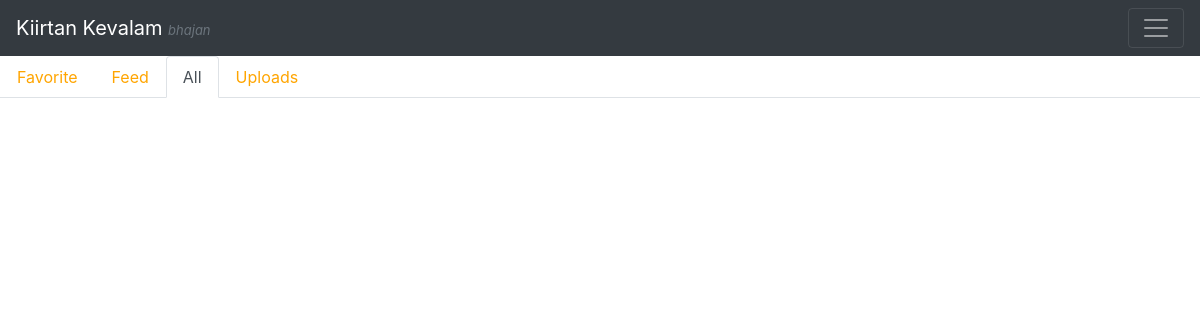
Page /bhajanall/ on the earlier database version.
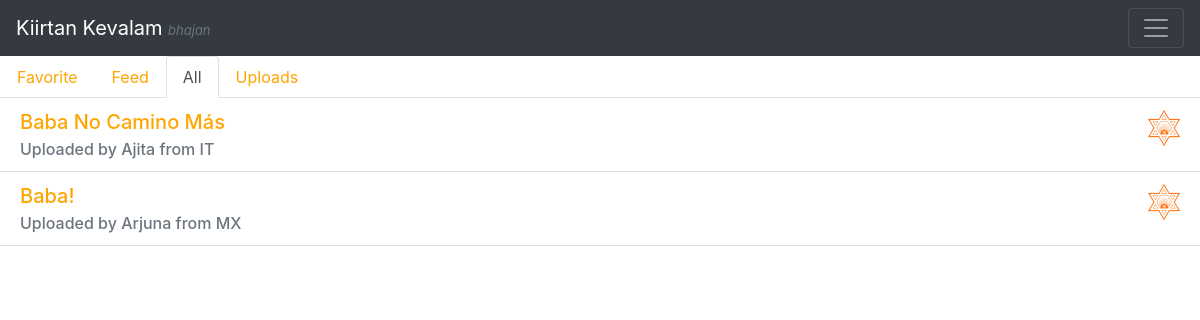
Same page on the later database version.
### Song/models.py (models this page shows, shortened)
class Song(models.Model):
    title          = models.CharField(max_length=120)
    SONG_TYPES     = (
        ('KI', 'Kiirtan'),
        ('PS', 'Prabhat Samgiita'),
        ('BH', 'Bhajan'),
    )
    type              = models.CharField(max_length=30, choices=SONG_TYPES)
    capo              = models.PositiveIntegerField(blank=True, null=True, validators=[MaxValueValidator(12)])
    description       = models.TextField(blank=True)
    uploader          = models.ForeignKey('Profile', null=True, on_delete=models.SET_NULL)
    written_by        = models.CharField(max_length=50, blank=True)
    song_text         = models.TextField(blank=True)
    audio_file         = models.FileField()
    upload_date       = models.DateField(auto_now=False, auto_now_add=True)
    edit_date         = models.DateField(auto_now=True, auto_now_add=False)
    chords            = models.ManyToManyField('Chord', related_name='chords', through='ChordIndex')

class Profile(models.Model):
    user          = models.OneToOneField(User,on_delete=models.CASCADE)
    sanskrit_name = models.CharField(max_length=100)
    country       = CountryField(max_length=50)
    city          = models.CharField(max_length=50, blank=True, null=True)
    profile_pic    = models.ImageField(upload_to='profile_pics',blank=True)
    liked_songs   = models.ManyToManyField(Song, related_name="liked_songs", through='IsFavourite')

### Song/views.py (the view)
# urls.py: path('bhajanall/', bhajanall_view),
def bhajanall_view(request):
    global bhajancontext
    return render(request,"bhajanall.html",bhajancontext)

### Templates/bhajanall.html (shortened to what this page needs)
{% extends 'bhajanfav.html' %}
{% block bhajantabs %}
  <ul class="nav nav-tabs">
    <li class="nav-item">
      <a class="nav-link" href="/bhajanfav/">Favorite</a>
    </li>
    <li class="nav-item">
      <a class="nav-link" href="/bhajanfeed/">Feed</a>
    </li>
    <li class="nav-item">
      <a class="nav-link active" href="/bhajanall/">All</a>
    </li>
    <li class="nav-item">
      <a class="nav-link" href="/bhajanuploads/">Uploads</a>
    </li>
  </ul>
{% endblock bhajantabs %}
{% block renderbhajans %}
    {% include 'renderer.html' with songlist=allBhajan%}
{% endblock renderbhajans %}

### Templates/listitem.html
{% load static %}
<div class="songlist-element">
    <li class="list-group-item">
        <h5 class="card-title"> <a href="/song/">{{ song.title }}</a>
            {% if song not in user.profile.liked_songs.all %}
                <a href="{% url 'add-song-view' id=song.pk %}">
                    <img class="pratik" src="{% static 'resources/img/pratik.png' %}" alt="">
                </a>
            {% else %}
                <a href="{% url 'delete-song-view' id=song.pk %}">
                    <img class="pratik-selected" src="{% static 'resources/img/pratik-selected.png' %}" alt="">
                </a>
            {% endif %}
        </h5>
        <h6 class="card-subtitle mt-10 text-muted">Uploaded by
            {% firstof song.uploader.sanskrit_name song.uploader.name "a margii"%} from {{ song.uploader.country }}</h6>
    </li>
</div>

Differences in the rows shown:
added Song: title "Baba No Camino Más", uploader.sanskrit_name "Ajita", uploader.country "IT"
added Song: title "Baba!", uploader.sanskrit_name "Arjuna", uploader.country "MX"
